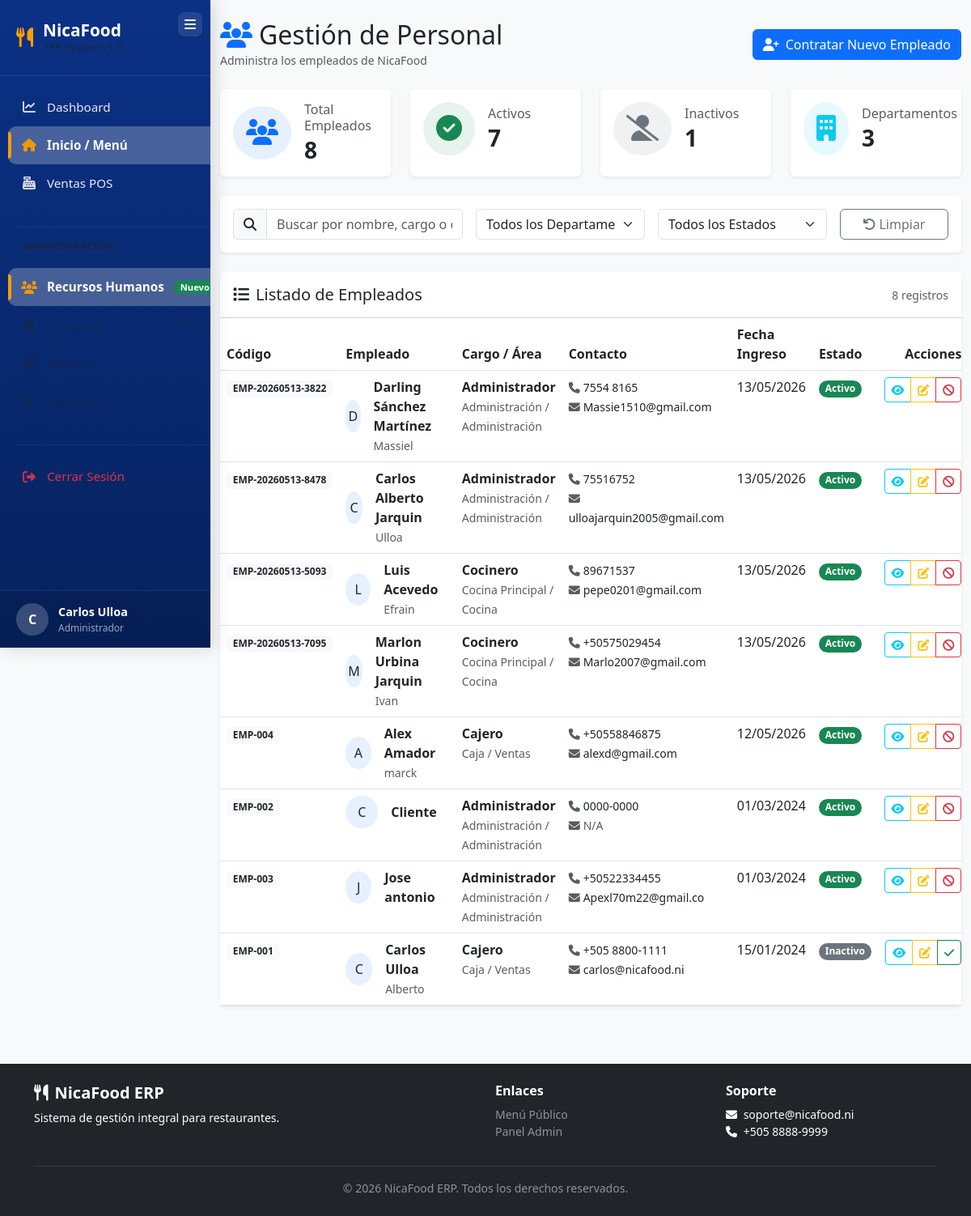
The page /modules/rrhh/index.php (signed in) on the database its author committed.
### tables this page shows
CREATE TABLE `empleado` (
  `id_empleado` int(11) NOT NULL,
  `id_persona` int(11) NOT NULL,
  `codigo_emp` varchar(20) DEFAULT NULL,
  `id_unidad` int(11) NOT NULL,
  `id_area` int(11) NOT NULL,
  `id_cargo` int(11) NOT NULL,
  `fecha_ingreso` date DEFAULT NULL,
  `tipo_categoria` enum('Administrativo','Operativo','Gerencial','Temporario') DEFAULT 'Operativo',
  `aplica_vacaciones` tinyint(1) DEFAULT 1,
  `Tipo_sangre` varchar(5) DEFAULT NULL,
  `estado` enum('Activo','Inactivo','Licencia','Despedido') DEFAULT 'Activo',
  `fecha_registro` timestamp NOT NULL DEFAULT current_timestamp(),
  `fecha_modificacion` timestamp NOT NULL DEFAULT current_timestamp() ON UPDATE current_timestamp(),
  `fecha_egreso` date DEFAULT NULL
);

CREATE TABLE `persona` (
  `id_persona` int(11) NOT NULL,
  `tipo_persona` enum('Nacional','Extranjera') DEFAULT 'Nacional',
  `tipo_identificacion` enum('Cedula','Pasaporte','RUC','DNI','Residencia','Nit') NOT NULL,
  `numero_identificacion` varchar(20) NOT NULL,
  `primer_nombre` varchar(50) NOT NULL,
  `segundo_nombre` varchar(50) DEFAULT NULL,
  `Apellidos` varchar(50) DEFAULT NULL,
  `fecha_nacimiento` date DEFAULT NULL,
  `sexo` enum('Masculino','Femenino','Otro') DEFAULT 'Masculino',
  `genero` enum('Masculino','Femenino','No_Binario','Género_Fluido','Otro','Prefiero_no_decir') DEFAULT NULL,
  `orientacion_sexual` enum('Heterosexual','Homosexual','Bisexual','Pansexual','Asexual','Otro','Prefiero_no_decir') DEFAULT NULL,
  `pronombres_preferidos` enum('Él','Ella','Elle','Ellx','Prefiero_no_decir','No_especificar') DEFAULT NULL,
  `consentimiento_datos_sensibles` tinyint(1) DEFAULT 0,
  `fecha_consentimiento` datetime DEFAULT NULL,
  `estado_civil` enum('Soltero','Casado','Divorciado','Viudo','Union_Libre') DEFAULT 'Soltero',
  `email` varchar(100) DEFAULT NULL,
  `telefono_principal` varchar(20) DEFAULT NULL,
  `telefono_emergencia` varchar(20) DEFAULT NULL,
  `direccion` text DEFAULT NULL,
  `ciudad` varchar(50) DEFAULT NULL,
  `departamento_estado` varchar(50) DEFAULT NULL,
  `pais` varchar(2) DEFAULT 'NI',
  `Enfermedades` text DEFAULT NULL,
  `Tipo_sangre` varchar(5) DEFAULT NULL,
  `fecha_registro` timestamp NOT NULL DEFAULT current_timestamp(),
  `fecha_modificacion` timestamp NOT NULL DEFAULT current_timestamp() ON UPDATE current_timestamp(),
  `fecha_eliminacion` timestamp NULL DEFAULT NULL
);

CREATE TABLE `cargo` (
  `id_cargo` int(11) NOT NULL,
  `id_area` int(11) NOT NULL,
  `nombre` varchar(100) NOT NULL,
  `nivel_jerarquico` int(11) DEFAULT 1,
  `sueldo_base` decimal(10,2) DEFAULT NULL
);

CREATE TABLE `area` (
  `id_area` int(11) NOT NULL,
  `id_depto` int(11) NOT NULL,
  `nombre` varchar(100) NOT NULL,
  `codigo` varchar(20) DEFAULT NULL,
  `responsable_id` int(11) DEFAULT NULL
);

CREATE TABLE `departamento` (
  `id_depto` int(11) NOT NULL,
  `nombre` varchar(100) NOT NULL,
  `presupuesto_anual` decimal(14,2) DEFAULT 0.00,
  `fecha_registro` timestamp NOT NULL DEFAULT current_timestamp()
);

### modules/rrhh/index.php (the view, shortened to what this page needs)
<?php
$db = getDB();
$empleados = $db->query("
    SELECT
        e.id_empleado, e.codigo_emp, e.fecha_ingreso, e.estado,
        p.primer_nombre, p.segundo_nombre, p.Apellidos,
        p.telefono_principal, p.email,
        c.nombre as cargo_nombre, a.nombre as area_nombre, d.nombre as depto_nombre
    FROM empleado e
    INNER JOIN persona p ON e.id_persona = p.id_persona
    LEFT JOIN cargo c ON e.id_cargo = c.id_cargo
    LEFT JOIN area a ON e.id_area = a.id_area
    LEFT JOIN departamento d ON a.id_depto = d.id_depto
    ORDER BY e.fecha_ingreso DESC
")->fetchAll();
$departamentos = $db->query("SELECT id_depto, nombre FROM departamento ORDER BY nombre")->fetchAll();
$total_empleados = count($empleados);
$activos = count(array_filter($empleados, fn($e) => $e['estado'] === 'Activo'));
$inactivos = count(array_filter($empleados, fn($e) => $e['estado'] !== 'Activo'));
include '../../includes/header.php';
include '../../includes/sidebar.php';
?>
<div class="main-wrapper">
    <div class="container-fluid py-4">
        <div class="d-flex justify-content-between align-items-center mb-4">
            <div>
                <h2 class="mb-0">
                    <i class="fas fa-users me-2 text-primary"></i>Gestión de Personal
                </h2>
                <small class="text-muted">Administra los empleados de NicaFood</small>
            </div>
            <a href="nuevo_empleado.php" class="btn btn-primary">
                <i class="fas fa-user-plus me-2"></i>Contratar Nuevo Empleado
            </a>
        </div>
        <div class="row g-4 mb-4">
            <div class="col-md-3">
                <div class="card border-0 shadow-sm h-100">
                    <div class="card-body">
                        <div class="d-flex align-items-center">
                            <div class="bg-primary bg-opacity-10 rounded-circle p-3 me-3">
                                <i class="fas fa-users fa-2x text-primary"></i>
                            </div>
                            <div>
                                <h6 class="text-muted mb-1">Total Empleados</h6>
                                <h3 class="mb-0 fw-bold"><?= $total_empleados ?></h3>
                            </div>
                        </div>
                    </div>
                </div>
            </div>
            <div class="col-md-3">
                <div class="card border-0 shadow-sm h-100">
                    <div class="card-body">
                        <div class="d-flex align-items-center">
                            <div class="bg-success bg-opacity-10 rounded-circle p-3 me-3">
                                <i class="fas fa-check-circle fa-2x text-success"></i>
                            </div>
                            <div>
                                <h6 class="text-muted mb-1">Activos</h6>
                                <h3 class="mb-0 fw-bold"><?= $activos ?></h3>
                            </div>
                        </div>
                    </div>
                </div>
            </div>
            <div class="col-md-3">
                <div class="card border-0 shadow-sm h-100">
                    <div class="card-body">
                        <div class="d-flex align-items-center">
                            <div class="bg-secondary bg-opacity-10 rounded-circle p-3 me-3">
                                <i class="fas fa-user-slash fa-2x text-secondary"></i>
                            </div>
                            <div>
                                <h6 class="text-muted mb-1">Inactivos</h6>
                                <h3 class="mb-0 fw-bold"><?= $inactivos ?></h3>
                            </div>
                        </div>
                    </div>
                </div>
            </div>
            <div class="col-md-3">
                <div class="card border-0 shadow-sm h-100">
                    <div class="card-body">
                        <div class="d-flex align-items-center">
                            <div class="bg-info bg-opacity-10 rounded-circle p-3 me-3">
                                <i class="fas fa-building fa-2x text-info"></i>
                            </div>
                            <div>
                                <h6 class="text-muted mb-1">Departamentos</h6>
                                <h3 class="mb-0 fw-bold"><?= count($departamentos) ?></h3>
                            </div>
                        </div>
                    </div>
                </div>
            </div>
        </div>
        <div class="card border-0 shadow-sm mb-4">
            <div class="card-body">
                <div class="row g-3">
                    <div class="col-md-4">
                        <div class="input-group">
                            <span class="input-group-text"><i class="fas fa-search"></i></span>
                            <input type="text" class="form-control" id="searchEmpleados" placeholder="Buscar por nombre, cargo o email...">
                        </div>
                    </div>
                    <div class="col-md-3">
                        <select class="form-select" id="filterDepartamento">
                            <option value="">Todos los Departamentos</option>
                        </select>
                    </div>
                    <div class="col-md-3">
                        <select class="form-select" id="filterEstado">
                            <option value="">Todos los Estados</option>
                        </select>
                    </div>
                    <div class="col-md-2">
                        <button class="btn btn-outline-secondary w-100" onclick="limpiarFiltros()">
                            <i class="fas fa-undo me-1"></i>Limpiar
                        </button>
                    </div>
                </div>
            </div>
        </div>
        <div class="card border-0 shadow-sm">
            <div class="card-header bg-white py-3 d-flex justify-content-between align-items-center">
                <h5 class="mb-0"><i class="fas fa-list me-2"></i>Listado de Empleados</h5>
                <small class="text-muted" id="resultadoBusqueda"><?= $total_empleados ?> registros</small>
            </div>
            <div class="card-body p-0">
                <div class="table-responsive">
                    <table class="table table-hover mb-0" id="tablaEmpleados">
                        <thead class="bg-light">
                            <tr>
                                <th>Código</th>
                                <th>Empleado</th>
                                <th>Cargo / Área</th>
                                <th>Contacto</th>
                                <th>Fecha Ingreso</th>
                                <th>Estado</th>
                                <th class="text-end">Acciones</th>
                            </tr>
                        </thead>
                        <tbody>
                            <?php if (count($empleados) > 0): ?>
                                <?php foreach ($empleados as $emp):
                                    $nombre_completo = strtolower($emp['primer_nombre'] . ' ' . $emp['Apellidos']);
                                    $cargo_area = strtolower(($emp['cargo_nombre'] ?? '') . ' ' . ($emp['area_nombre'] ?? '') . ' ' . ($emp['depto_nombre'] ?? ''));
                                    $email = strtolower($emp['email'] ?? '');
                                ?>
                                <tr data-depto="<?= htmlspecialchars($emp['depto_nombre']) ?>"
                                    data-estado="<?= $emp['estado'] ?>"
                                    data-search="<?= htmlspecialchars($nombre_completo . ' ' . $cargo_area . ' ' . $email) ?>">
                                    <td>
                                        <span class="badge bg-light text-dark"><?= htmlspecialchars($emp['codigo_emp']) ?></span>
                                    </td>
                                    <td>
                                        <div class="d-flex align-items-center">
                                            <div class="bg-primary bg-opacity-10 rounded-circle d-flex align-items-center justify-content-center me-3" style="width: 40px; height: 40px;">
                                                <?= strtoupper(substr($emp['primer_nombre'], 0, 1)) ?>
                                            </div>
                                            <div>
                                                <strong><?= htmlspecialchars($emp['primer_nombre'] . ' ' . $emp['Apellidos']) ?></strong>
                                                <?php if (!empty($emp['segundo_nombre'])): ?>
                                                <br><small class="text-muted"><?= htmlspecialchars($emp['segundo_nombre']) ?></small>
                                                <?php endif; ?>
                                            </div>
                                        </div>
                                    </td>
                                    <td>
                                        <div>
                                            <strong><?= htmlspecialchars($emp['cargo_nombre'] ?? 'Sin cargo') ?></strong>
                                            <br><small class="text-muted"><?= htmlspecialchars($emp['area_nombre'] ?? '') ?> / <?= htmlspecialchars($emp['depto_nombre'] ?? '') ?></small>
                                        </div>
                                    </td>
                                    <td>
                                        <small>
                                            <i class="fas fa-phone me-1 text-muted"></i><?= htmlspecialchars($emp['telefono_principal']) ?><br>
                                            <?php if (!empty($emp['email'])): ?>
                                            <i class="fas fa-envelope me-1 text-muted"></i><?= htmlspecialchars($emp['email']) ?>
                                            <?php else: ?>
                                            <i class="fas fa-envelope me-1 text-muted"></i><span class="text-muted">N/A</span>
                                            <?php endif; ?>
                                        </small>
                                    </td>
                                    <td><?= date('d/m/Y', strtotime($emp['fecha_ingreso'])) ?></td>
                                    <td>
                                        <?php
                                        $badge = match($emp['estado']) {
                                            'Activo' => 'bg-success',
                                            'Inactivo' => 'bg-secondary',
                                            'Licencia' => 'bg-warning text-dark',
                                            default => 'bg-light text-dark'
                                        };
                                        ?>
                                        <span class="badge <?= $badge ?> rounded-pill"><?= $emp['estado'] ?></span>
                                    </td>
                                    <td class="text-end">
                                        <div class="btn-group">
                                            <a href="ver_empleado.php?id=<?= $emp['id_empleado'] ?>" class="btn btn-sm btn-outline-info" title="Ver detalles">
                                                <i class="fas fa-eye"></i>
                                            </a>
                                            <a href="editar_empleado.php?id=<?= $emp['id_empleado'] ?>" class="btn btn-sm btn-outline-warning" title="Editar">
                                                <i class="fas fa-edit"></i>
                                            </a>
                                            <button class="btn btn-sm btn-<?= $emp['estado'] === 'Activo' ? 'outline-danger' : 'outline-success' ?>"
                                                    title="<?= $emp['estado'] === 'Activo' ? 'Desactivar' : 'Activar' ?>"
                                                    onclick="confirmarAccion(<?= $emp['id_empleado'] ?>, '<?= addslashes($emp['primer_nombre'] . ' ' . $emp['Apellidos']) ?>', '<?= $emp['estado'] === 'Activo' ? 'desactivar' : 'activar' ?>')">
                                                <i class="fas fa-<?= $emp['estado'] === 'Activo' ? 'ban' : 'check' ?>"></i>
                                            </button>
                                        </div>
                                    </td>
                                </tr>
                                <?php endforeach; ?>
                            <?php endif; ?>
                        </tbody>
                    </table>
                </div>
            </div>
        </div>
    </div>
</div>
<?php include '../../includes/footer.php'; ?>

### includes/header.php (style rules this page uses)
body { background-color: #f8f9fa; }
body { background: #f8f9fa; font-family: 'Segoe UI', system-ui, -apple-system, sans-serif; }

### includes/sidebar.php (style rules this page uses)
:root { --sidebar-width: 260px; --sidebar-collapsed-width: 70px; --sidebar-bg: linear-gradient(180deg, #0b3185 0%, #06225e 100%); --sidebar-text: rgba(255,255,255,0.9); --sidebar-text-muted: rgba(255,255,255,0.6); --sidebar-hover: rgba(255,255,255,0.15); --sidebar-active: rgba(255,255,255,0.25); --sidebar-border: rgba(255,255,255,0.1); --transition-speed: 0.3s; }
.main-wrapper { margin-left: var(--sidebar-width); min-height: 100vh; transition: margin-left var(--transition-speed) ease; background: #f8f9fa; }

### rows shown on the page
empleado: codigo_emp "EMP-20260513-3822", id_persona.primer_nombre "D", id_persona.Apellidos "Darling Sánchez Martínez", id_persona.segundo_nombre "Massiel", id_cargo.nombre "Administrador", id_area.nombre "Administración", departamento.nombre "Administración", id_persona.telefono_principal "7554 8165", id_persona.email "Massie1510@gmail.com", fecha_ingreso "13/05/2026", estado "Activo"
empleado: codigo_emp "EMP-20260513-8478", id_persona.primer_nombre "C", id_persona.Apellidos "Carlos Alberto Jarquin", id_persona.segundo_nombre "Ulloa", id_cargo.nombre "Administrador", id_area.nombre "Administración", departamento.nombre "Administración", id_persona.telefono_principal "75516752", id_persona.email "ulloajarquin2005@gmail.com", fecha_ingreso "13/05/2026", estado "Activo"
empleado: codigo_emp "EMP-20260513-5093", id_persona.primer_nombre "L", id_persona.Apellidos "Luis Acevedo", id_persona.segundo_nombre "Efrain", id_cargo.nombre "Cocinero", id_area.nombre "Cocina Principal", departamento.nombre "Cocina", id_persona.telefono_principal "89671537", id_persona.email "pepe0201@gmail.com", fecha_ingreso "13/05/2026", estado "Activo"
empleado: codigo_emp "EMP-20260513-7095", id_persona.primer_nombre "M", id_persona.Apellidos "Marlon Urbina Jarquin", id_persona.segundo_nombre "Ivan", id_cargo.nombre "Cocinero", id_area.nombre "Cocina Principal", departamento.nombre "Cocina", id_persona.telefono_principal "+50575029454", id_persona.email "Marlo2007@gmail.com", fecha_ingreso "13/05/2026", estado "Activo"
empleado: codigo_emp "EMP-004", id_persona.primer_nombre "A", id_persona.Apellidos "Alex Amador", id_persona.segundo_nombre "marck", id_cargo.nombre "Cajero", id_area.nombre "Caja", departamento.nombre "Ventas", id_persona.telefono_principal "+50558846875", id_persona.email "alexd@gmail.com", fecha_ingreso "12/05/2026", estado "Activo"
empleado: codigo_emp "EMP-002", id_persona.primer_nombre "C", id_persona.Apellidos "Cliente", id_cargo.nombre "Administrador", id_area.nombre "Administración", departamento.nombre "Administración", id_persona.telefono_principal "0000-0000", shows "N/A", fecha_ingreso "01/03/2024", estado "Activo"
empleado: codigo_emp "EMP-003", id_persona.primer_nombre "J", id_persona.Apellidos "Jose antonio", id_cargo.nombre "Administrador", id_area.nombre "Administración", departamento.nombre "Administración", id_persona.telefono_principal "+50522334455", id_persona.email "Apexl70m22@gmail.co", fecha_ingreso "01/03/2024", estado "Activo"
empleado: codigo_emp "EMP-001", id_persona.primer_nombre "C", id_persona.Apellidos "Carlos Ulloa", id_persona.segundo_nombre "Alberto", id_cargo.nombre "Cajero", id_area.nombre "Caja", departamento.nombre "Ventas", id_persona.telefono_principal "+505 8800-1111", id_persona.email "carlos@nicafood.ni", fecha_ingreso "15/01/2024", estado "Inactivo"

### other values the page prints
substr($_SESSION['nombre'] ?? 'U', 0, 1) "C"
$_SESSION['nombre'] "Carlos Ulloa"
$_SESSION['rol'] "Administrador"
$total_empleados "8"
$activos "7"
$inactivos "1"
count($departamentos) "3"
